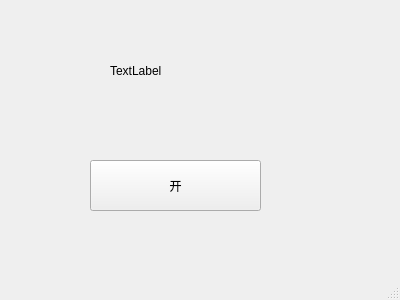
<?xml version="1.0" encoding="UTF-8"?>
<ui version="4.0">
 <class>MainWindow</class>
 <widget class="QMainWindow" name="MainWindow">
  <property name="geometry">
   <rect>
    <x>0</x>
    <y>0</y>
    <width>400</width>
    <height>300</height>
   </rect>
  </property>
  <property name="windowTitle">
   <string>测试框</string>
  </property>
  <property name="windowOpacity">
   <double>1.000000000000000</double>
  </property>
  <widget class="QWidget" name="centralwidget">
   <widget class="QPushButton" name="pushButton">
    <property name="geometry">
     <rect>
      <x>90</x>
      <y>160</y>
      <width>171</width>
      <height>51</height>
     </rect>
    </property>
    <property name="text">
     <string>开</string>
    </property>
   </widget>
   <widget class="QLabel" name="label">
    <property name="geometry">
     <rect>
      <x>110</x>
      <y>10</y>
      <width>131</width>
      <height>121</height>
     </rect>
    </property>
    <property name="text">
     <string>TextLabel</string>
    </property>
   </widget>
  </widget>
  <widget class="QMenuBar" name="menubar">
   <property name="geometry">
    <rect>
     <x>0</x>
     <y>0</y>
     <width>400</width>
     <height>24</height>
    </rect>
   </property>
  </widget>
  <widget class="QStatusBar" name="statusbar"/>
 </widget>
 <resources/>
 <connections/>
</ui>
